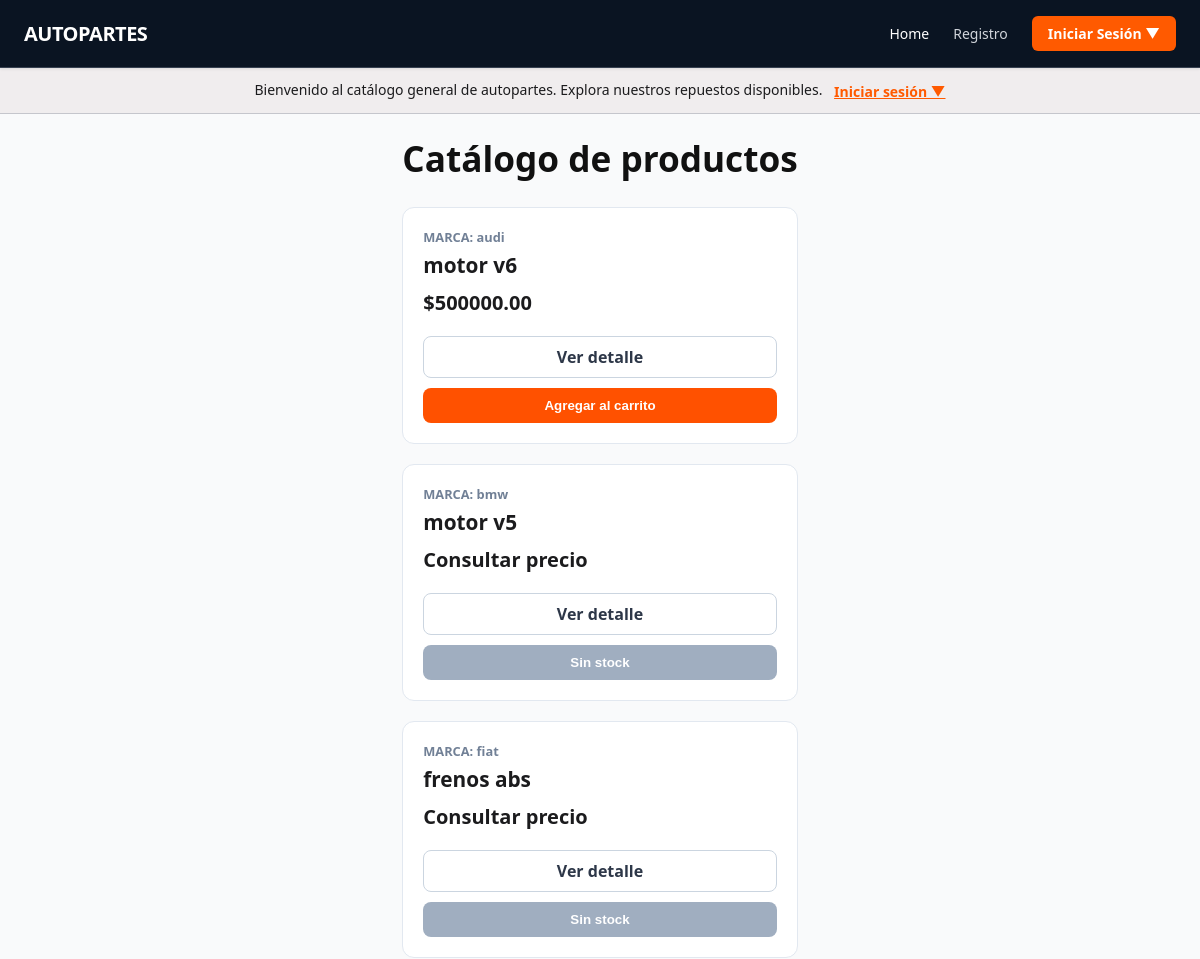
The page /cliente/ (upper part) on the database as committed earlier.
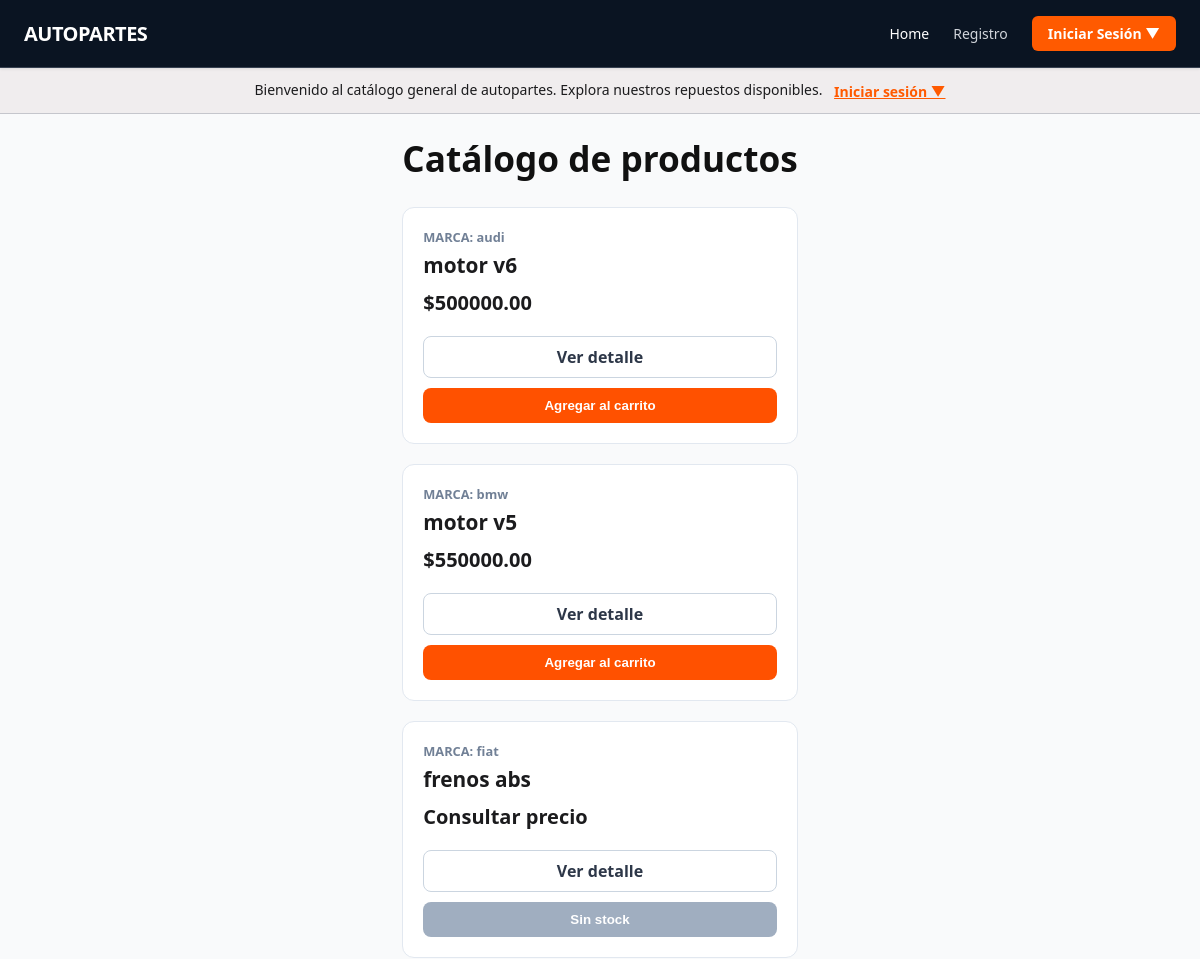
The same page on the database as committed later.
### Autopartes/models.py (models this page shows, shortened)
class Productos(models.Model):
    nombre_producto = models.CharField(max_length=30)
    marca_producto = models.CharField(max_length=20)
    precio = models.DecimalField(max_digits=10, decimal_places=2, default=0.00)
    stock = models.IntegerField(default=0)

### clientes/views.py (the view)
# urls.py: path('', views.catalogo, name='catalogo'),
def catalogo(request):
    productos = Productos.objects.all()
    return render(request, 'clientes/catalogo.html', {'productos': productos})

### templates/clientes/catalogo.html (shortened to what this page needs)
{% extends 'Autopartes/index.html' %}
{% load static %}
{% block codigoDinamico %}
<div class="catalog-wrapper">
    <h1 class="catalog-main-title">Catálogo de productos</h1>
    <div class="product-grid">
        {% for producto in productos %}
            <div class="product-card">
                <div>
                    <div style="font-size: 0.8rem; font-weight: 700; color: #718096;">MARCA: {{ producto.marca_producto }}</div>
                    <h2 style="font-size: 1.3rem; font-weight: 700; margin: 5px 0 10px 0;">{{ producto.nombre_producto }}</h2>
                    <div style="font-size: 1.25rem; font-weight: 800; margin-bottom: 20px;">
                        {% if producto.precio %}${{ producto.precio }}{% else %}Consultar precio{% endif %}
                    </div>
                </div>
                <div class="actions-container">
                    <a href="{% url 'detalle_producto' producto.id %}" class="btn-detail">Ver detalle</a>
                    {% if producto.stock > 0 or producto.stock is None %}
                        <form action="{% url 'agregar_al_carrito' producto.id %}" method="post" style="margin: 0;">
                            <button type="submit" class="btn-add-cart">Agregar al carrito</button>
                        </form>
                    {% else %}
                        <button class="btn-add-cart" style="background-color: #a0aec0; cursor: not-allowed;" disabled>Sin stock</button>
                    {% endif %}
                </div>
            </div>
        {% empty %}
            <p>No hay productos disponibles en este momento.</p>
        {% endfor %}
    </div>
</div>
{% endblock codigoDinamico %}

Rows that differ between the two databases and show on the page:
changed Productos "motor v5": precio (not shown) → "550000.00"; precio "Consultar precio" → "$"; stock "Sin stock" → "Agregar al carrito"
